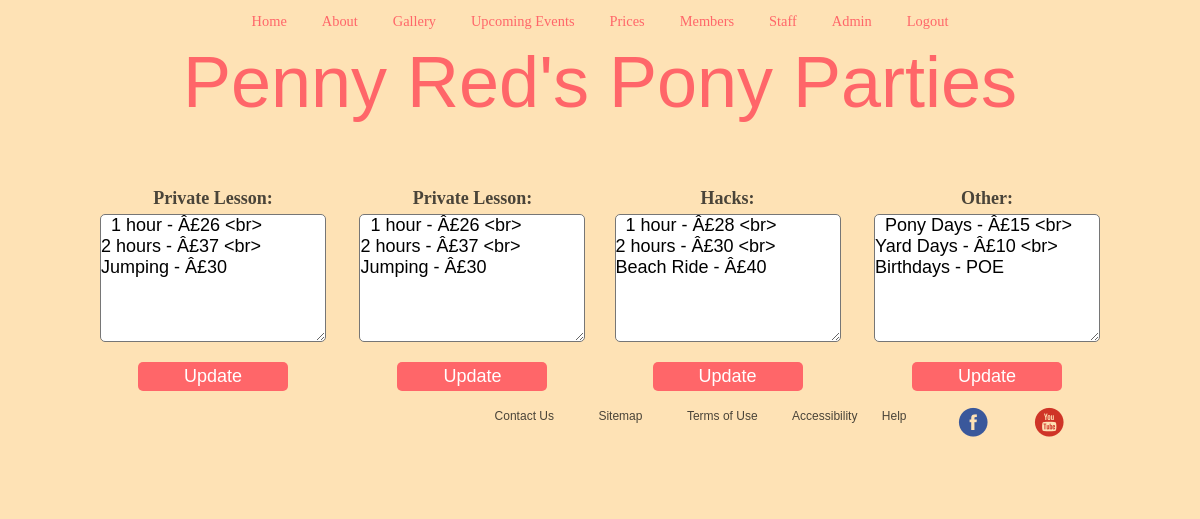
Screenshot of /Members/Admin/editprices.php (signed in) with the database file from the repository.
### tables this page shows
CREATE TABLE `editinfo` (
`textfieldid` int(11) NOT NULL,
  `textfield` text NOT NULL
);

### Members/Admin/editprices.php (the view, shortened to what this page needs)
<?php
include ("../headerm.php");
?>
<?
$get_info = mysql_query("SELECT textfieldid, textfield FROM editinfo WHERE textfieldid='5'");
$get_row = mysql_fetch_assoc($get_info);
$db_textfield = $get_row['textfield'];
?>
<div id="priceleft">
  <form action="editprices.php" method="post">
    <p><strong>Private Lesson:</strong></p>
    <textarea name="textfield" id="textfield" rows="6" cols="20"><? echo $db_textfield; ?></textarea></p>
    <input type="submit" name="updateinfo" id="updateinfo2" value="Update">
  </form>
</div>
<?
$get_info = mysql_query("SELECT textfieldid, textfield FROM editinfo WHERE textfieldid='6'");
$get_row = mysql_fetch_assoc($get_info);
$db_textfield = $get_row['textfield'];
?>
<div id="pricemiddle1">
  <form action="editprices.php" method="post">
    <p><strong>Private Lesson:</strong></p>
    <textarea name="textfield" id="textfield" rows="6" cols="20"><? echo $db_textfield; ?></textarea></p>
    <input type="submit" name="updateinfo2" id="updateinfo2" value="Update">
  </form>
</div>
<?
$get_info = mysql_query("SELECT textfieldid, textfield FROM editinfo WHERE textfieldid='7'");
$get_row = mysql_fetch_assoc($get_info);
$db_textfield = $get_row['textfield'];
?>
<div id="pricemiddle2">
  <form action="editprices.php" method="post">
    <p><strong>Hacks:</strong></p>
    <textarea name="textfield" id="textfield" rows="6" cols="20"><? echo $db_textfield; ?></textarea></p>
    <input type="submit" name="updateinfo3" id="updateinfo3" value="Update">
  </form>
</div>
<?
$get_info = mysql_query("SELECT textfieldid, textfield FROM editinfo WHERE textfieldid='8'");
$get_row = mysql_fetch_assoc($get_info);
$db_textfield = $get_row['textfield'];
?>
<div id="priceright">
  <form action="editprices.php" method="post">
    <p><strong>Other:</strong></p> <textarea name="textfield" id="textfield" rows="6" cols="20"><? echo $db_textfield; ?></textarea></p>
    <input type="submit" name="updateinfo4" id="updateinfo4" value="Update">
  </form>
</div>
</body>
</html>

### PR.css (style rules this page uses)
* { margin: 0; padding: 0; font-size: 18px; font-family: "Wingdings", sans-serif; background-color: #fee2b5; }
html, body { height: 100%; }
body { width: 1000px; margin: auto; }
p { color: #4a4439; margin-top: 10px; font-family: "KG Miss Kindergarten", Georgia, Serif; font-size: 1em; text-align: center; }
a { font-family: "KG Miss Kindergarten", Georgia, Serif; }
strong { font-family: "KG Miss Kindergarten", Georgia, Serif; }
textarea { -webkit-border-radius: 5px; -moz-border-radius: 5px; border-radius: 5px; margin-bottom: 5px; margin-top: 5px; background-color: white; text-indent: 10px; }
input, text, date, time { margin-left: 10px; -moz-box-sizing: border-box; -webkit-box-sizing: border-box; box-sizing: border-box; border-radius: 5px; margin-bottom: 5px; background-color: white; color: #ff6669; border-style: none; margin: 0; padding: 0; transition: all .3s; width: 250px; }
input[type="submit"] { background: #ff6669; color: white; display: block; margin: 0 auto; padding: 4px 0; width: 150px; cursor: pointer; }
#termsofuse p, ol, ul, li { text-align: left; font-family: Arial; color: #4a4439; font-size: 16px; }
ul { padding: 15px; }
body { text-align: center; }
a, a:link, a:active { color: #ff6669; outline: none; text-decoration: none; }
#priceleft { float: left; margin-top: 55px; }
#priceright { float: right; margin-top: 55px; }
#pricemiddle1 { display: inline-block; margin-top: 55px; width: 25%; }
#pricemiddle2 { display: inline-block; margin-top: 55px; width: 25%; }
#footercontainer { clear: both; width: 100%; height: 100px; bottom:0; left:0; top: 100%; }
#footercontainer a, li { color: #4a4439; list-style-type: none; font-family: Arial; font-size: 12px; display: inline; padding: 10px; }
#footer1 { float: right; margin-left: 20%; margin-right: -60px; }
#footer3 { float: right; margin-left: 5%; }

### rows the page displays
editinfo: textfield "1 hour - Â£26 <br> 2 hours - Â£37 <br> Jumping - Â£30"
editinfo: textfield "1 hour - Â£26 <br> 2 hours - Â£37 <br> Jumping - Â£30"
editinfo: textfield "1 hour - Â£28 <br> 2 hours - Â£30 <br> Beach Ride - Â£40"
editinfo: textfield "Pony Days - Â£15 <br> Yard Days - Â£10 <br> Birthdays - POE"
